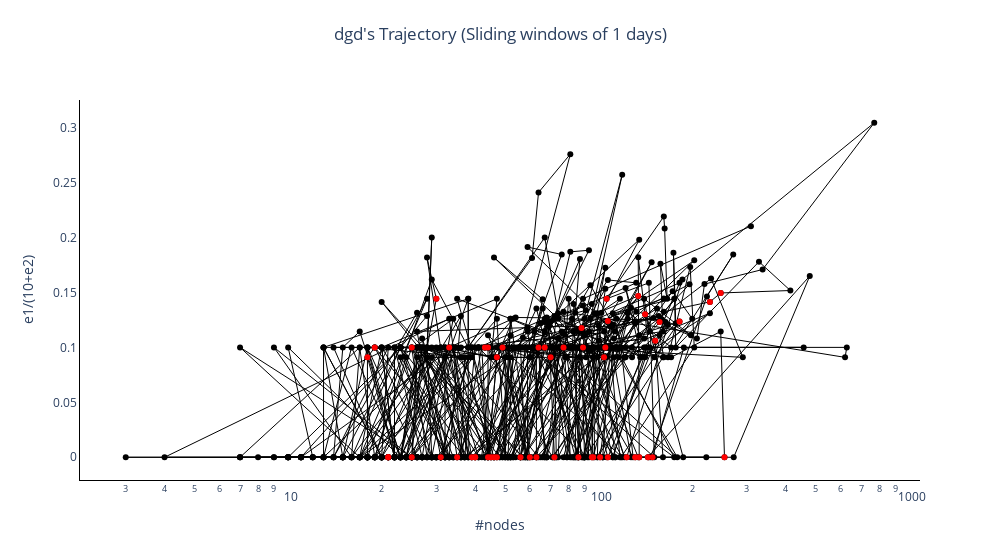

Notebook cell for this chart:
### Code cell
fig = go.Figure()
# take the real values of the eigens, ignore the complex values.
df_sliding['e1'] = df_sliding['e1'].apply(lambda x: x.real)
df_sliding['e2'] = df_sliding['e2'].apply(lambda x: x.real)
df_sliding['e3'] = df_sliding['e3'].apply(lambda x: x.real)

# Scatter plot with black lines and markers for the entire dataset
fig.add_trace(go.Scatter(
    x=df_sliding['#nodes'],
    y=df_sliding['e1']/(10+df_sliding['e2']),
    mode='lines+markers',
    name='Entire Dataset',
    line=dict(width=1, color='black')
))

# Scatter plot with red lines and markers for the dates in df_sliding that also appear in df_events
event_days_data = df_sliding[df_sliding['window_start'].isin(df_events['date'])]
fig.add_trace(go.Scatter(
    x=event_days_data['#nodes'],
    y=event_days_data['e1']/(10+event_days_data['e2']),
    mode='markers',
    name='Event Days',
    line=dict(width=1, color='red')
))

# Customize the layout
fig.update_layout(
    title=dict(
        text=network_name+'\'s Trajectory (Sliding windows of '+str(window_size)+' days)',  # Set the title here
        x=0.5,  # Center the title horizontally (0.5 means middle)
        y=0.95,  # Adjust the vertical position as needed (0.95 is near the top)
    ),
    xaxis=dict(title='#nodes'),
    yaxis=dict(title='e1/(10+e2)'),
    paper_bgcolor='white',  # Set the background color to white
    plot_bgcolor='white',   # Set the plot area background color to white
    width=1000
    
)

fig.update_xaxes(linecolor='black',type="log")
fig.update_yaxes(linecolor='black')
fig.update_traces(showlegend=False)
# Show the plot
fig.show()
fig.write_image(file_path+"eigensratio_"+network_name+"_"+str(window_size)+".png")

### Figure 1 — Plotly figure (JSON) as saved in the notebook; plotly's stock layout.template omitted (floating-point values rounded to 4 significant figures; data arrays with more than 128 entries replaced by an {"elided": "..."} marker saying what was removed)
{"data": [{"line": {"color": "black", "width": 1}, "mode": "lines+markers", "name": "Entire Dataset", "showlegend": false, "type": "scatter", "x": {"elided": "737 int values"}, "y": {"elided": "737 float values"}}, {"line": {"color": "red", "width": 1}, "mode": "markers", "name": "Event Days", "showlegend": false, "type": "scatter", "x": [25, 45, 18, 21, 19, 30, 33, 35, 21, 31, 46, 40, 43, 95, 86, 56, 67, 70, 44, 47, 44, 89, 39, 96, 134, 88, 77, 106, 107, 60, 64, 72, 40, 49, 63, 47, 25, 149, 131, 101, 135, 107, 144, 141, 152, 182, 123, 157, 104, 228, 247, 254, 105], "y": [0.1, 0, 0.09091, 0, 0.1, 0.1442, 0.1, 0, 0, 0, 0, 0, 0.1, 0, 0, 0, 0.1, 0.09091, 0, 0.09091, 0.1, 0.1, 0, 0, 0.1469, 0.1176, 0.1, 0.1442, 0, 0, 0.1, 0, 0, 0.1, 0, 0, 0, 0, 0, 0, 0, 0.1241, 0, 0.1301, 0.1061, 0.1235, 0, 0.123, 0.09091, 0.1414, 0.1495, 0, 0.1]}], "layout": {"paper_bgcolor": "white", "plot_bgcolor": "white", "title": {"text": "dgd's Trajectory (Sliding windows of 1 days)", "x": 0.5, "y": 0.95}, "width": 1000, "xaxis": {"linecolor": "black", "title": {"text": "#nodes"}, "type": "log"}, "yaxis": {"linecolor": "black", "title": {"text": "e1/(10+e2)"}}}}
